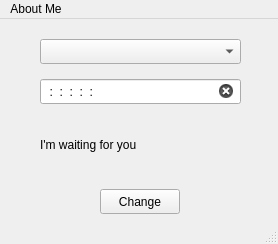
<?xml version="1.0" encoding="UTF-8"?>
<ui version="4.0">
 <class>MacChanger</class>
 <widget class="QMainWindow" name="MacChanger">
  <property name="geometry">
   <rect>
    <x>0</x>
    <y>0</y>
    <width>278</width>
    <height>244</height>
   </rect>
  </property>
  <property name="windowTitle">
   <string>Mac Changer</string>
  </property>
  <widget class="QWidget" name="centralwidget">
   <widget class="QPushButton" name="changeButton">
    <property name="geometry">
     <rect>
      <x>100</x>
      <y>170</y>
      <width>80</width>
      <height>25</height>
     </rect>
    </property>
    <property name="text">
     <string>Change</string>
    </property>
   </widget>
   <widget class="QComboBox" name="interfaceComboBox">
    <property name="geometry">
     <rect>
      <x>40</x>
      <y>20</y>
      <width>201</width>
      <height>25</height>
     </rect>
    </property>
   </widget>
   <widget class="QLineEdit" name="macAddressInput">
    <property name="geometry">
     <rect>
      <x>40</x>
      <y>60</y>
      <width>201</width>
      <height>25</height>
     </rect>
    </property>
    <property name="inputMethodHints">
     <set>Qt::ImhNone</set>
    </property>
    <property name="inputMask">
     <string>xx:xx:xx:xx:xx:xx</string>
    </property>
    <property name="placeholderText">
     <string/>
    </property>
    <property name="cursorMoveStyle">
     <enum>Qt::LogicalMoveStyle</enum>
    </property>
    <property name="clearButtonEnabled">
     <bool>true</bool>
    </property>
   </widget>
   <widget class="QLabel" name="resultLabel">
    <property name="geometry">
     <rect>
      <x>40</x>
      <y>90</y>
      <width>201</width>
      <height>71</height>
     </rect>
    </property>
    <property name="layoutDirection">
     <enum>Qt::LeftToRight</enum>
    </property>
    <property name="text">
     <string>I'm waiting for you</string>
    </property>
    <property name="wordWrap">
     <bool>true</bool>
    </property>
   </widget>
  </widget>
  <widget class="QMenuBar" name="menubar">
   <property name="geometry">
    <rect>
     <x>0</x>
     <y>0</y>
     <width>278</width>
     <height>22</height>
    </rect>
   </property>
   <widget class="QMenu" name="menuAbout_Me">
    <property name="title">
     <string>About Me</string>
    </property>
    <addaction name="actionAbout_me"/>
    <addaction name="separator"/>
    <addaction name="actionClose"/>
   </widget>
   <addaction name="menuAbout_Me"/>
  </widget>
  <widget class="QStatusBar" name="statusbar"/>
  <action name="actionAbout_me">
   <property name="text">
    <string>About me</string>
   </property>
  </action>
  <action name="actionClose">
   <property name="text">
    <string>Close</string>
   </property>
  </action>
 </widget>
 <resources/>
 <connections/>
</ui>
